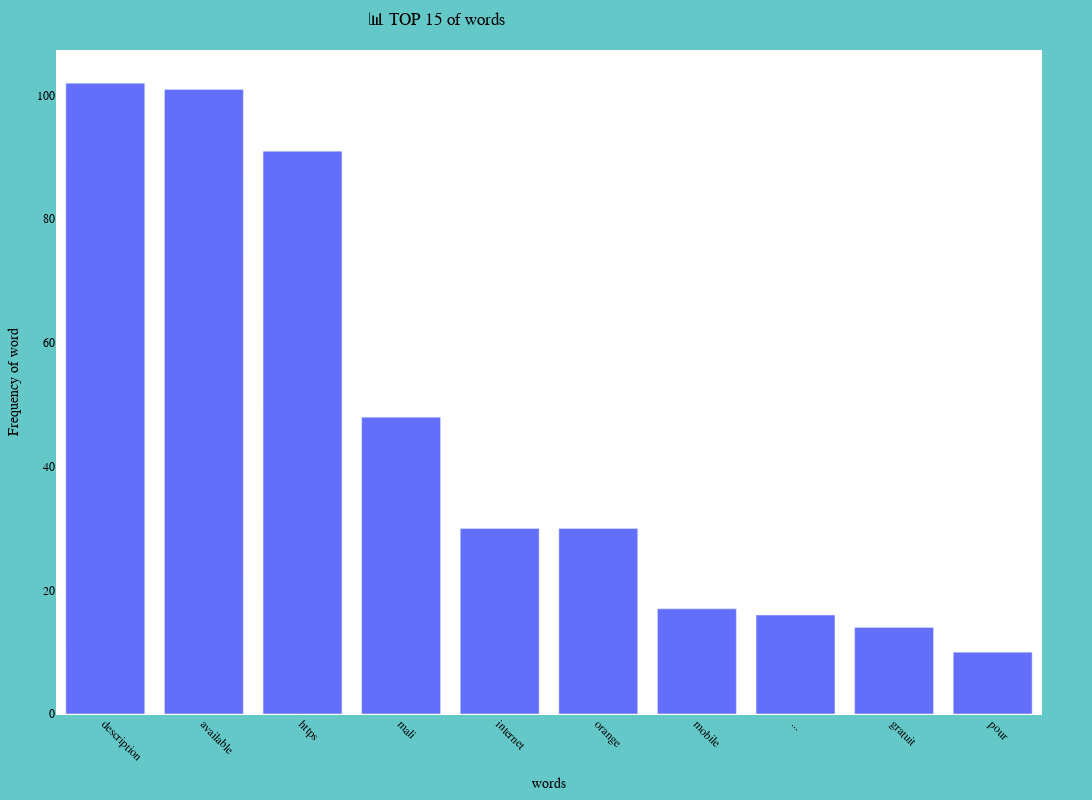

Source (notebook cell):
### Code cell
fig = px.bar(goog_process, x = 'word', y = 'count', 
width=1400, height=800 )
fig.update_layout(
xaxis_title='words',
yaxis_title='Frequency of word',
plot_bgcolor='white',  # Transparent plot background
paper_bgcolor='rgb(100,200,200)',  # White background
font=dict(family='Arial', size=12, color='black'),  # Font style
margin=dict(l=50, r=50, t=50, b=50),  # Setting margins
xaxis=dict(tickangle=45),  # Rotating x-axis labels
yaxis=dict(tickformat=',d'),  # Adding comma to y-axis labels for thousands separator, 
title = '📊 TOP 15 of words',
title_x = 0.4
)

### Figure 1 — Plotly figure (JSON) as saved in the notebook; plotly's stock layout.template omitted (floating-point values rounded to 4 significant figures)
{"data": [{"alignmentgroup": "True", "hovertemplate": "word=%{x}<br>count=%{y}<extra></extra>", "legendgroup": "", "marker": {"color": "#636efa", "pattern": {"shape": ""}}, "name": "", "offsetgroup": "", "orientation": "v", "showlegend": false, "textposition": "auto", "type": "bar", "x": ["description", "available", "https", "mali", "internet", "orange", "mobile", "...", "gratuit", "pour"], "xaxis": "x", "y": [102, 101, 91, 48, 30, 30, 17, 16, 14, 10], "yaxis": "y"}], "layout": {"barmode": "relative", "font": {"color": "black", "family": "Arial", "size": 12}, "height": 800, "legend": {"tracegroupgap": 0}, "margin": {"b": 50, "l": 50, "r": 50, "t": 50}, "paper_bgcolor": "rgb(100,200,200)", "plot_bgcolor": "white", "title": {"text": "📊 TOP 15 of words", "x": 0.4}, "width": 1400, "xaxis": {"anchor": "y", "domain": [0, 1], "tickangle": 45, "title": {"text": "words"}}, "yaxis": {"anchor": "x", "domain": [0, 1], "tickformat": ",d", "title": {"text": "Frequency of word"}}}}
